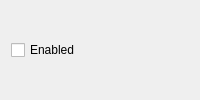
<?xml version="1.0" encoding="UTF-8"?>
<ui version="4.0">
 <class>NetworkObjectDirectoryConfigurationPageTab</class>
 <widget class="QWidget" name="NetworkObjectDirectoryConfigurationPageTab">
  <layout class="QVBoxLayout" name="tabLayout">
   <property name="spacing">
    <number>16</number>
   </property>
   <item>
    <widget class="QCheckBox" name="enabledCheckBox">
     <property name="text">
      <string>Enabled</string>
     </property>
    </widget>
   </item>
  </layout>
 </widget>
 <resources/>
 <connections/>
</ui>
